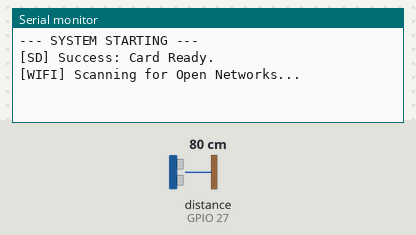
The sketch below on a simulated ESP32. Parts: the last lines printed to the serial monitor. The inputs (shaded band) are chosen by the test bench; at power-on: distance to the obstacle (sensor on GPIO 27) 80 cm. The echo pulse lasts 58.3 µs per cm; WiFi joins after 1.5 s; servers stay silent unless stated; a WiFi scan finds three made-up networks; uploads are accepted with an empty reply; storage starts empty.

Above: at 7.2 s.
7.3 s: distance to the obstacle (sensor on GPIO 27) set to 2 cm
At 11.0 s:
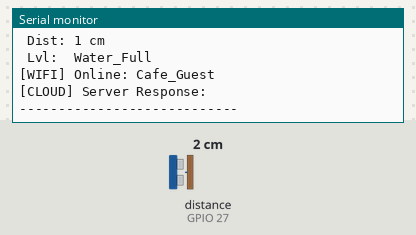
17.5 s: distance to the obstacle (sensor on GPIO 27) set to 18 cm
At 19.89 s:
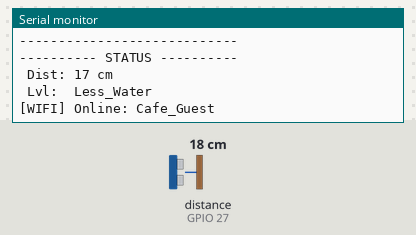
31.4 s: distance to the obstacle (sensor on GPIO 27) set to 60 cm
At 40.3 s:
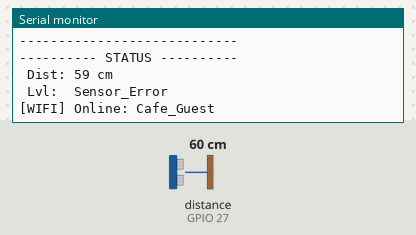
Timing chart, 0 to 41.8 s (numbered marks = the images above; inputs shaded):
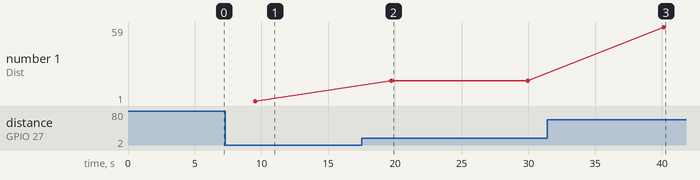

Measured:
- after the input at 7.3 s, the serial monitor: prints a new line after 2.2 s (image 1)
- after the input at 17.5 s, the serial monitor: prints a new line after 2.2 s (image 2)
- after the input at 31.4 s, the serial monitor: prints a new line after 8.7 s (image 3)
- plotted number 1: 1 → 17 after the input at 17.5 s, 17 → 59 after the input at 31.4 s

The sketch:

sketch_mar5a.ino
```cpp
#include <WiFi.h>
#include <HTTPClient.h>
#include <SPI.h>
#include <SD.h>

// --- Pin Map ---
#define TRIG_PIN 13
#define ECHO_PIN 27
#define SD_CS    5
#define SPI_SCK  18
#define SPI_MISO 19
#define SPI_MOSI 23

// --- Google Configuration ---
const char* google_script = "https://script.google.com/macros/s/AKfycbzWCZpcxlYV9UsOsAePD9dx7Y-pB2GCoq4He-RL_4fJXBrHHJzFtoPXEgo_pa6ebYc/exec";
const char* SECRET_KEY = "MyFarmSecret123"; // Matches your Google Script exactly

void setup() {
  Serial.begin(115200);
  delay(6000);

  pinMode(TRIG_PIN, OUTPUT);
  pinMode(ECHO_PIN, INPUT);

  Serial.println("\n--- SYSTEM STARTING ---");

  // Initialize SD Card with explicit pins
  SPI.begin(SPI_SCK, SPI_MISO, SPI_MOSI, SD_CS);
  if (!SD.begin(SD_CS)) {
    Serial.println("[SD] Error: Card not found.");
  } else {
    Serial.println("[SD] Success: Card Ready.");
  }

  WiFi.mode(WIFI_STA);
  WiFi.disconnect();
}

void loop() {
  // 1. WiFi Management
  if (WiFi.status() != WL_CONNECTED) {
    connectToOpenWiFi();
  }

  // 2. Sensor Logic
  long distance = getDistance();
  String waterStatus = "";

  if (distance <= 0 || distance > 35) {
    waterStatus = "Sensor_Error";
  } else if (distance <= 15) {
    waterStatus = "Water_Full";
  } else {
    waterStatus = "Less_Water";
  }

  // 3. Packaging Payload (Matches your Script's 'level', 'status', and 'key')
  String dataPayload = "level=" + String(distance) + "&status=" + waterStatus + "&key=" + String(SECRET_KEY);

  Serial.println("---------- STATUS ----------");
  Serial.print(" Dist: "); Serial.print(distance); Serial.println(" cm");
  Serial.print(" Lvl:  "); Serial.println(waterStatus);

  // 4. Send or Save Logic
  if (WiFi.status() == WL_CONNECTED) {
    Serial.print("[WIFI] Online: "); Serial.println(WiFi.SSID());
    flushSDData(); // Send backlog first
    sendToGoogle(dataPayload); // Send live reading
  } else {
    Serial.println("[SD] Offline. Saving to card.");
    saveToSD(dataPayload);
  }

  Serial.println("----------------------------");
  delay(10000); // 10 second delay
}

// --- Helper Functions (The code was missing these!) ---

long getDistance() {
  digitalWrite(TRIG_PIN, LOW);
  delayMicroseconds(2);
  digitalWrite(TRIG_PIN, HIGH);
  delayMicroseconds(10);
  digitalWrite(TRIG_PIN, LOW);
  long duration = pulseIn(ECHO_PIN, HIGH, 30000);
  if (duration == 0) return 0;
  return (duration * 0.034 / 2);
}

void connectToOpenWiFi() {
  Serial.println("[WIFI] Scanning for Open Networks...");
  int n = WiFi.scanNetworks();
  if (n == 0) {
    Serial.println("[WIFI] No networks found.");
  } else {
    for (int i = 0; i < n; ++i) {
      if (WiFi.encryptionType(i) == WIFI_AUTH_OPEN) {
        String ssid = WiFi.SSID(i);
        Serial.print("[WIFI] Found Open WiFi: "); Serial.println(ssid);
        WiFi.begin(ssid.c_str());

        int timeout = 0;
        while (WiFi.status() != WL_CONNECTED && timeout < 20) {
          delay(500);
          Serial.print(".");
          timeout++;
        }
        if (WiFi.status() == WL_CONNECTED) {
          Serial.println("\n[WIFI] Connected!");
          return;
        }
      }
    }
  }
}

void sendToGoogle(String params) {
  HTTPClient http;
  String fullURL = String(google_script) + "?" + params;

  if (http.begin(fullURL)) {
    // Correct redirect enum for your ESP32 Core version
    http.setFollowRedirects(HTTPC_STRICT_FOLLOW_REDIRECTS);

    int httpCode = http.GET();
    String response = http.getString();

    if (httpCode > 0) {
      Serial.print("[CLOUD] Server Response: "); Serial.println(response);
    } else {
      Serial.print("[CLOUD] HTTP Error: "); Serial.println(http.errorToString(httpCode).c_str());
    }
    http.end();
  }
}

void saveToSD(String data) {
  File file = SD.open("/data.txt", FILE_APPEND);
  if (file) {
    file.println(data);
    file.close();
  } else {
    Serial.println("[SD] Write Error!");
  }
}

void flushSDData() {
  if (!SD.exists("/data.txt")) return;

  Serial.println("[SD] Syncing backlog data...");
  File file = SD.open("/data.txt");
  if (file) {
    while (file.available()) {
      String line = file.readStringUntil('\n');
      line.trim();
      if (line.length() > 0) {
        sendToGoogle(line);
        delay(500);
      }
    }
    file.close();
    SD.remove("/data.txt");
    Serial.println("[SD] Backlog cleared.");
  }
}
```
